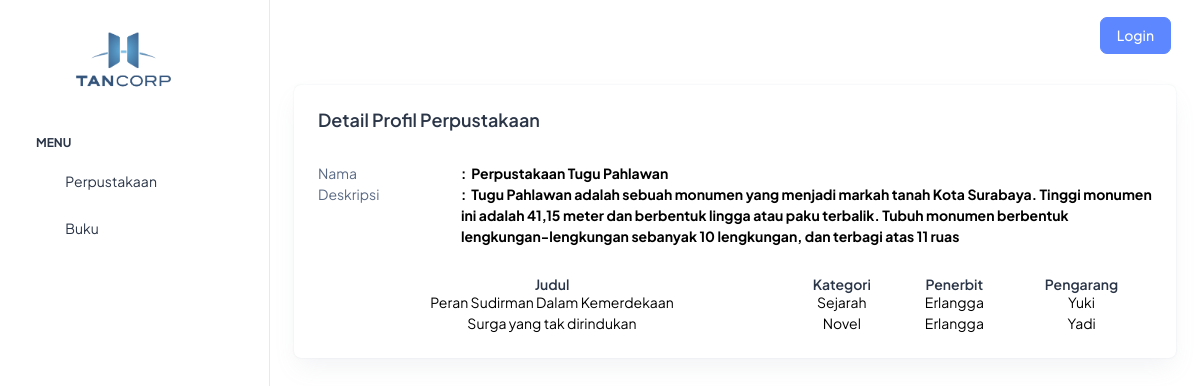
Page /index.php/Auth/detail/2 on the committed database.
### tables this page shows
CREATE TABLE `m_perpustakaan` (
  `id` int(11) NOT NULL,
  `nama` varchar(100) DEFAULT NULL,
  `deskripsi` varchar(500) DEFAULT NULL
);

CREATE TABLE `m_buku` (
  `id` int(11) NOT NULL,
  `judul` varchar(100) DEFAULT NULL,
  `penerbit` varchar(110) DEFAULT NULL,
  `pengarang` varchar(110) DEFAULT NULL,
  `kategori_id` int(11) DEFAULT NULL
);

CREATE TABLE `m_kategori` (
  `id` int(11) NOT NULL,
  `nama` varchar(100) DEFAULT NULL
);

### application/controllers/Auth.php (called while the page is built, shortened)
<?php
class Auth extends CI_Controller {
    public function __construct(){
        $this->load->model('model_login', 'login');
        $this->load->model('model_master', 'm_master');
    }
    public function detail($id){
        $data['tes'] = '';
        $data['all_data'] = $this->m_master->getData('m_perpustakaan', 'id', $id);
        $data['all_buku'] = $this->m_master->getAllData('m_buku');
        $data['all_kategori'] = $this->m_master->getAllData('m_kategori');
        $this->load->view('no_login/detail_perpustakaan', $data);
    }
}

### index.php (called while the page is built, shortened)
<?php
require_once BASEPATH.'core/CodeIgniter.php';

### application/models/Model_master.php (called while the page is built, shortened)
<?php
class Model_master extends CI_model{
    public function getAllData($table){
        $this->db->select('*');
        $this->db->from($table);
        $query = $this->db->get();
        return $query->result_array();
    }
    public function getData($table,$where,$param){
        $this->db->select('*');
        $this->db->from($table);
        $this->db->where($where, $param);
        $query = $this->db->get();
        return $query->row_array();
    }
}

### application/views/no_login/detail_perpustakaan.php (the view, shortened to what this page needs)
<!doctype html>
<html lang="en">
<head>
  <link rel="stylesheet" href="<?php echo base_url(''); ?>assets/css/styles.min.css" />
  <link href="<?php echo base_url(''); ?>assets/libs/select2/css/select2.min.css" rel="stylesheet">
  <link rel="stylesheet" href="https://cdn.jsdelivr.net/npm/sweetalert2@10.16.3/dist/sweetalert2.min.css">
  <link rel="stylesheet" href="https://cdn.datatables.net/1.10.19/css/jquery.dataTables.min.css">
  <link rel="stylesheet" href="https://cdn.datatables.net/buttons/1.5.6/css/buttons.dataTables.min.css">
</head>
<body>
  <div class="page-wrapper" id="main-wrapper" data-layout="vertical" data-navbarbg="skin6" data-sidebartype="full"
  data-sidebar-position="fixed" data-header-position="fixed">
  <aside class="left-sidebar">
    <div>
      <div class="brand-logo d-flex align-items-center justify-content-between">
        <a href="<?php echo base_url('') . 'index.php/Dashboard/'; ?>" class="text-nowrap logo-img">
          <img src="<?php echo base_url(''); ?>assets/images/logos/logo2.png" width="180" alt="" style="width: 50%; text-align: center; margin-left: 20%;margin-top: 20px;" />
        </a>
      </div>
      <nav class="sidebar-nav scroll-sidebar" data-simplebar="">
        <ul id="sidebarnav">
          <li class="nav-small-cap">
            <span class="hide-menu">Menu</span>
          </li>
          <li class="sidebar-item">
            <a class="sidebar-link" href="<?php echo base_url('') . 'index.php/Auth/Perpustakaan'; ?>" aria-expanded="false">
              <span>
                <i class="ti ti-layout-dashboard"></i>
              </span>
              <span class="hide-menu">Perpustakaan</span>
            </a>
          </li>
          <li class="sidebar-item">
            <a class="sidebar-link" href="<?php echo base_url('') . 'index.php/Auth/Buku'; ?>" aria-expanded="false">
              <span>
                <i class="ti ti-layout-dashboard"></i>
              </span>
              <span class="hide-menu">Buku</span>
            </a>
          </li>
        </ul>
      </nav>
    </div>
  </aside>
  <div class="body-wrapper">
    <header class="app-header">
      <nav class="navbar navbar-expand-lg navbar-light">
        <div class="navbar-collapse justify-content-end px-0" id="navbarNav">
          <ul class="navbar-nav flex-row ms-auto align-items-center justify-content-end">
            <a class="btn btn-primary m-1" href="<?php echo base_url('') . 'index.php/Auth/'; ?>">
              <span>
                Login
              </span>
            </a>
          </ul>
        </div>
      </nav>
    </header>
    <div class="container-fluid">
      <div class="card w-100">
        <div class="card-body p-4">
          <div class="row">
            <div class="col-md-10">
              <h5 class="card-title fw-semibold mb-4">Detail Profil Perpustakaan</h5>
            </div>
            <div class="col-md-2" style="text-align: right;">
            </div>
          </div>
          <div class="row mt-2">
            <div class="col-md-2">
              <span>Nama</span>
            </div>
            <div class="col-md-10">
              <span style="font-weight: bold; color: black;">: &nbsp;<?php echo $all_data['nama']; ?></span>
            </div>
            <div class="col-md-2">
              <span>Deskripsi</span>
            </div>
            <div class="col-10">
              <span style="font-weight: bold; color: black;">: &nbsp;<?php echo $all_data['deskripsi']; ?></span>
            </div>
          </div>
          <br>
          <div class="table-responsive mt-2">
            <table id="table-format" class="cell-border hover" style="width:100%; text-align: center; color: black;">
              <thead class="text-dark fs-4">
                <tr>
                  <th><h6 class="fw-semibold mb-0">Judul</h6></th>
                  <th><h6 class="fw-semibold mb-0">Kategori</h6></th>
                  <th><h6 class="fw-semibold mb-0">Penerbit</h6></th>
                  <th><h6 class="fw-semibold mb-0">Pengarang</h6></th>
                </tr>
              </thead>
              <tbody>
                <?php
                if (isset($all_buku)) {
                  foreach ($all_buku as $row) { ?>
                  <tr>
                    <td class="border-bottom-0"><?php echo $row['judul']; ?></td>
                    <td class="border-bottom-0">
                      <?php if (isset($all_kategori)) { ?>
                      <?php foreach ($all_kategori as $key) { ?>
                      <?php if ($row['kategori_id'] == $key['id']) { ?>
                      <?php echo $key['nama']; ?>
                      <?php } ?>
                      <?php } ?>
                      <?php } ?>
                    </td>
                    <td class="border-bottom-0"><?php echo $row['penerbit']; ?></td>
                    <td class="border-bottom-0"><?php echo $row['pengarang']; ?></td>
                  </tr>
                  <?php
                }
              }
              ?>
            </tbody>
          </table>
        </div>
      </div>
    </div>
  </div>
</div>
</div>
</body>
</html>

### rows in the picture
m_perpustakaan: nama "Perpustakaan Tugu Pahlawan", deskripsi "Tugu Pahlawan adalah sebuah monumen yang menjadi markah tanah Kota Surabaya. Tinggi monumen ini adalah 41,15 meter dan berbentuk lingga atau paku terbalik. Tubuh monumen berbentuk lengkungan-lengkungan sebanyak 10 lengkungan, dan terbagi atas 11 ruas"
m_buku: judul "Peran Sudirman Dalam Kemerdekaan", penerbit "Erlangga", pengarang "Yuki"
m_kategori: nama "Sejarah"
m_buku: judul "Surga yang tak dirindukan", penerbit "Erlangga", pengarang "Yadi"
m_kategori: nama "Novel"
